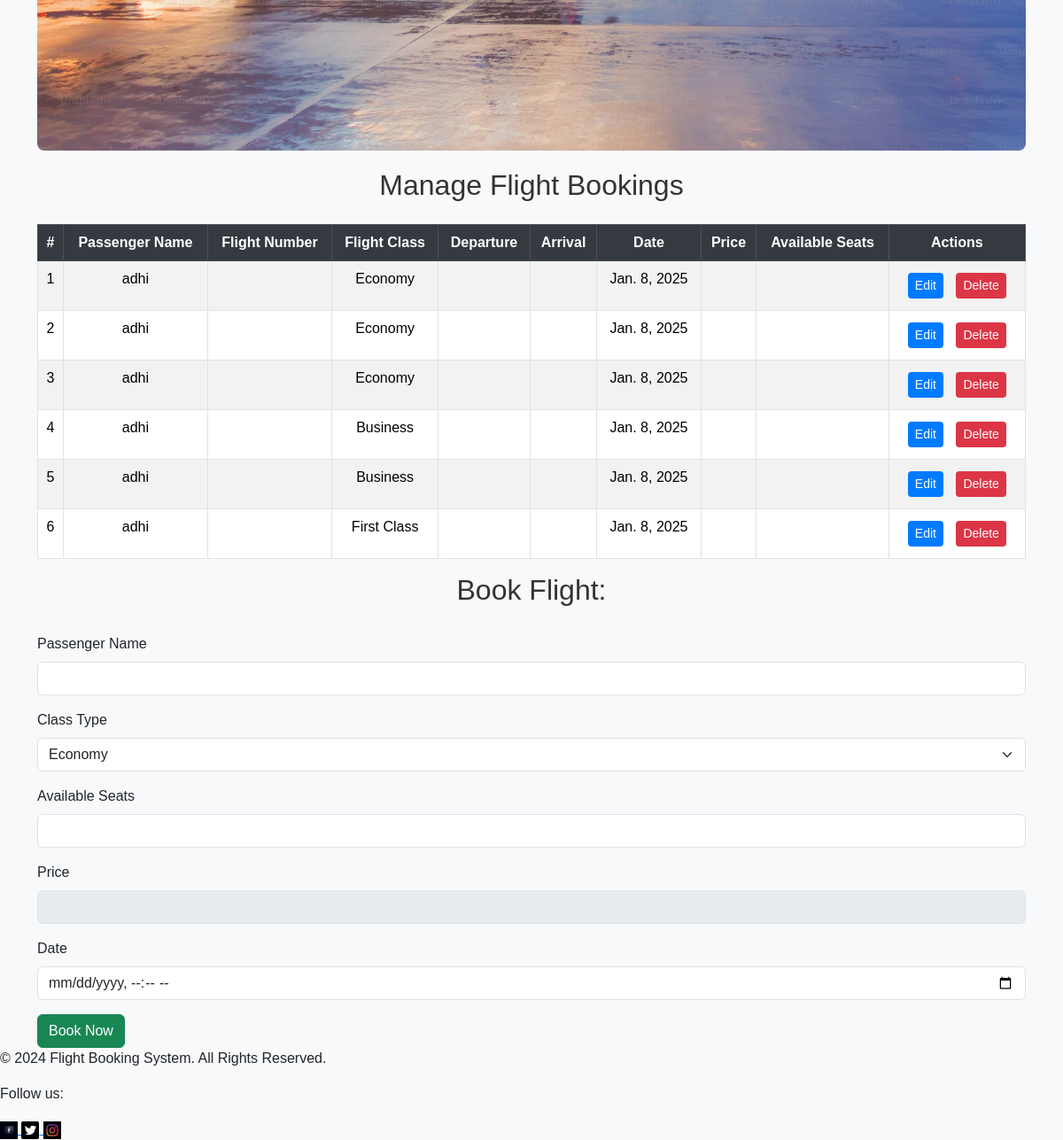
/admin_home (signed in, lower part), run on an earlier commit of the app's database.
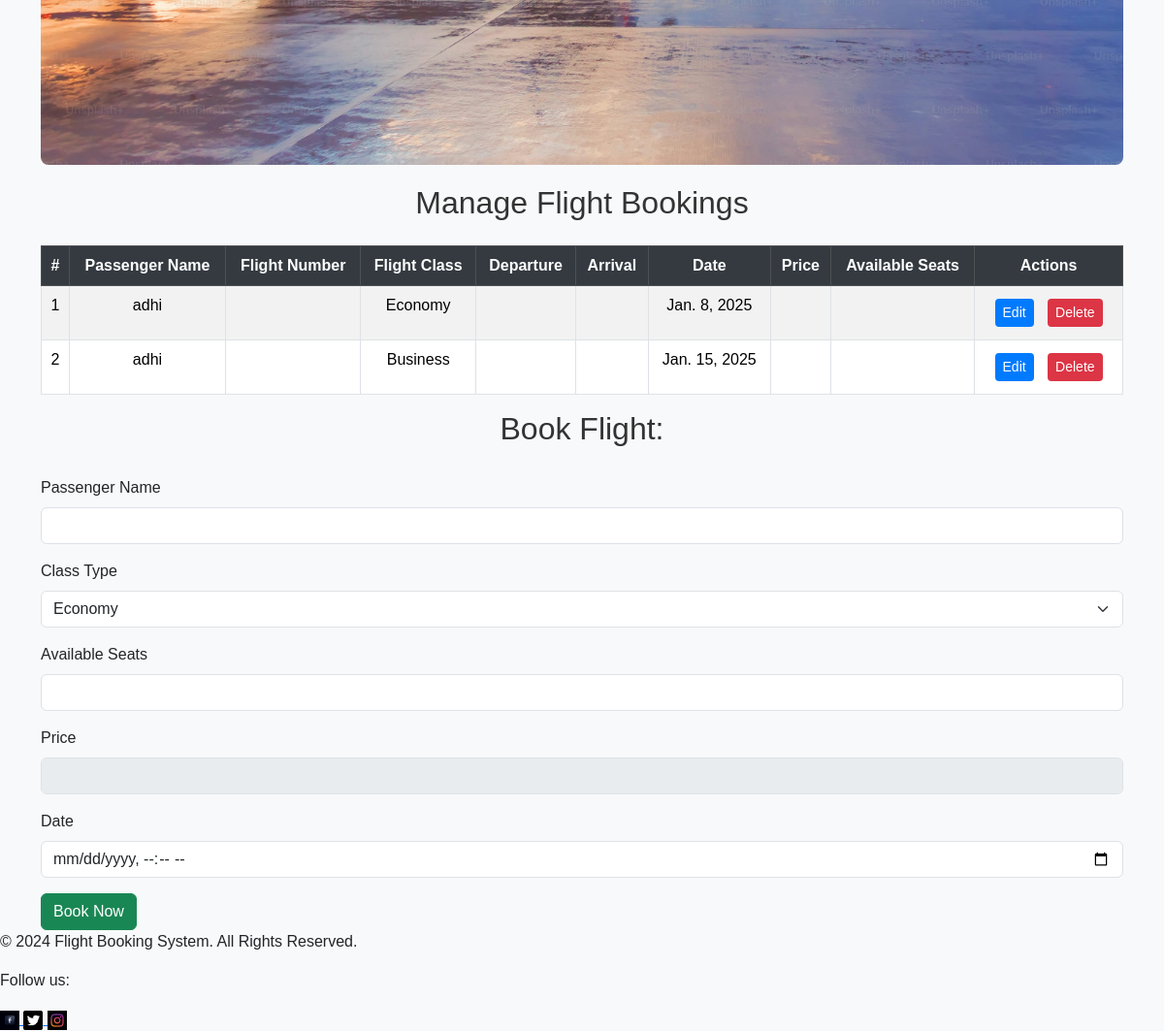
And on a later commit of the database.
### app/models.py (models this page shows)
class Booking(models.Model):
    user = models.ForeignKey(User, on_delete=models.CASCADE)
    passenger_name = models.CharField(max_length=100)
    flight = models.ForeignKey(Flight, on_delete=models.CASCADE)
    date = models.DateField(auto_now_add=True)
    status = models.CharField(max_length=20, choices=[('Confirmed', 'Confirmed'),('Cancelled', 'Cancelled'),])
    class_type = models.CharField(max_length=50)

### app/views.py (the view)
# urls.py: path('admin_home', views.admin_home, name='admin_home'),
@login_required
def admin_home(request):
    flights = Flight.objects.all()
    bookings = Booking.objects.all()
    return render(request, 'admin/home.html', {'flights': flights, 'bookings': bookings})

### templates/admin/home.html (shortened to what this page needs)
<!DOCTYPE html>
<html lang="en">
<head>
    {% load static %}
    <link href="https://cdn.jsdelivr.net/npm/bootstrap@5.3.3/dist/css/bootstrap.min.css" rel="stylesheet">
    <link rel="stylesheet" href="{% static 'css/homestyle.css' %}">
</head>
<body>
    <div class="container mt-4">
        <div id="imageCarousel" class="carousel slide" data-bs-ride="carousel">
            <div class="carousel-inner">
                <div class="carousel-item active">
                    <img src="{% static 'images/airport.jpg' %}" class="d-block w-100" alt="Airport Image">
                </div>
            </div>
            <button class="carousel-control-prev" type="button" data-bs-target="#imageCarousel" data-bs-slide="prev">
            </button>
            <button class="carousel-control-next" type="button" data-bs-target="#imageCarousel" data-bs-slide="next">
            </button>
        </div>
        <h2 class="text-center mb-4">Manage Flight Bookings</h2>
        <table class="table table-bordered table-striped">
            <thead class="table-dark">
                <tr>
                    <th>#</th>
                    <th>Passenger Name</th>
                    <th>Flight Number</th>
                    <th>Flight Class</th>
                    <th>Departure</th>
                    <th>Arrival</th>
                    <th>Date</th>
                    <th>Price</th>
                    <th>Available Seats</th>
                    <th>Actions</th>
                </tr>
            </thead>
            <tbody>
                {% for booking in bookings %}
                <tr>
                    <td>{{ forloop.counter }}</td>
                    <td>{{ booking.passenger_name }}</td>
                    <td>{{ booking.flight_number }}</td>
                    <td>{{ booking.class_type }}</td>
                    <td>{{ booking.departure }}</td>
                    <td>{{ booking.arrival }}</td>
                    <td>{{ booking.date }}</td>
                    <td>{{ booking.price }}</td>
                    <td>{{ booking.available_seats }}</td>
                    <td>
                        <a href="{% url 'edit_booking' booking.id %}" class="btn btn-primary btn-sm">Edit</a>
                        <a href="{% url 'delete_booking' booking.id %}" class="btn btn-danger btn-sm">Delete</a>
                    </td>
                </tr>
                {% empty %}
                <tr>
                    <td colspan="10" class="text-center">No bookings available.</td>
                </tr>
                {% endfor %}
            </tbody>
        </table>
        <h2>Book Flight: {{ flight.flight_number }}</h2>
        <form method="POST">
            <div class="mb-3">
                <label for="passenger_name" class="form-label">Passenger Name</label>
                <input type="text" class="form-control" id="passenger_name" name="passenger_name" required>
            </div>
            <div class="mb-3">
                <label for="class_type" class="form-label">Class Type</label>
                <select class="form-select" id="class_type" name="class_type" onchange="updateFields()">
                    <option value="Economy" data-available-seats="{{ flight.economy_seats }}" data-price="{{ flight.economy_price }}"
                        {% if booking.class_type == "Economy" %}selected{% endif %}>
                        Economy
                    </option>
                </select>
            </div>
            <div class="mb-3">
                <label for="available_seats" class="form-label">Available Seats</label>
                <input type="number" class="form-control" id="available_seats" name="available_seats" value="{{ flight.available_seats }}" readonly>
            </div>
            <div class="mb-3">
                <label for="price" class="form-label">Price</label>
                <input type="text" class="form-control" id="price" name="price" value="{{ flight.price }}" disabled>
            </div>
            <div class="mb-3">
                <label for="date" class="form-label">Date</label>
                <input type="datetime-local" class="form-control" id="date" name="date" required>
            </div>
            <button type="submit" class="btn btn-success">Book Now</button>
        </form>
    </div>
    <footer>
        <p>&copy; 2024 Flight Booking System. All Rights Reserved.</p>
        <div>
            <p>Follow us:</p>
            <a href="https://www.facebook.com" target="_blank" title="Facebook">
                <img src="{% static 'images/facebook.jpg' %}" alt="Facebook" width="20" height="20">
            </a>
            <a href="https://www.twitter.com" target="_blank" title="Twitter">
                <img src="{% static 'images/twitter.png' %}" alt="Twitter" width="20" height="20">
            </a>
            <a href="https://www.instagram.com" target="_blank" title="Instagram">
                <img src="{% static 'images/instagram.jpg' %}" alt="Instagram" width="20" height="20">
            </a>
        </div>
    </footer>
</body>
</html>

### static/css/homestyle.css (style rules this page uses)
body { font-family: 'Arial', sans-serif; background-color: #f8f9fa; }
.container { margin-top: 30px; }
.container img { width: 100%; height: auto; margin-bottom: 20px; border-radius: 8px; }
h2 { color: #333; font-size: 2rem; margin-bottom: 30px; text-align: center; }
.table { margin-top: 20px; }
.table th { background-color: #343a40; color: white; text-align: center; }
.table td { text-align: center; }
.btn-sm { margin: 5px; }
.table td a { text-decoration: none; }
.table .btn-primary { background-color: #007bff; border: none; }
.table .btn-danger { background-color: #dc3545; border: none; }

What changed in the data, as far as the page shows it:
removed Booking: passenger_name "adhi", class_type "Economy", date "Jan. 8, 2025"
removed Booking: passenger_name "adhi", class_type "Economy", date "Jan. 8, 2025"
removed Booking: passenger_name "adhi", class_type "Business", date "Jan. 8, 2025"
removed Booking: passenger_name "adhi", class_type "Business", date "Jan. 8, 2025"
removed Booking: passenger_name "adhi", class_type "First Class", date "Jan. 8, 2025"
added Booking: passenger_name "adhi", class_type "Business", date "Jan. 15, 2025"
